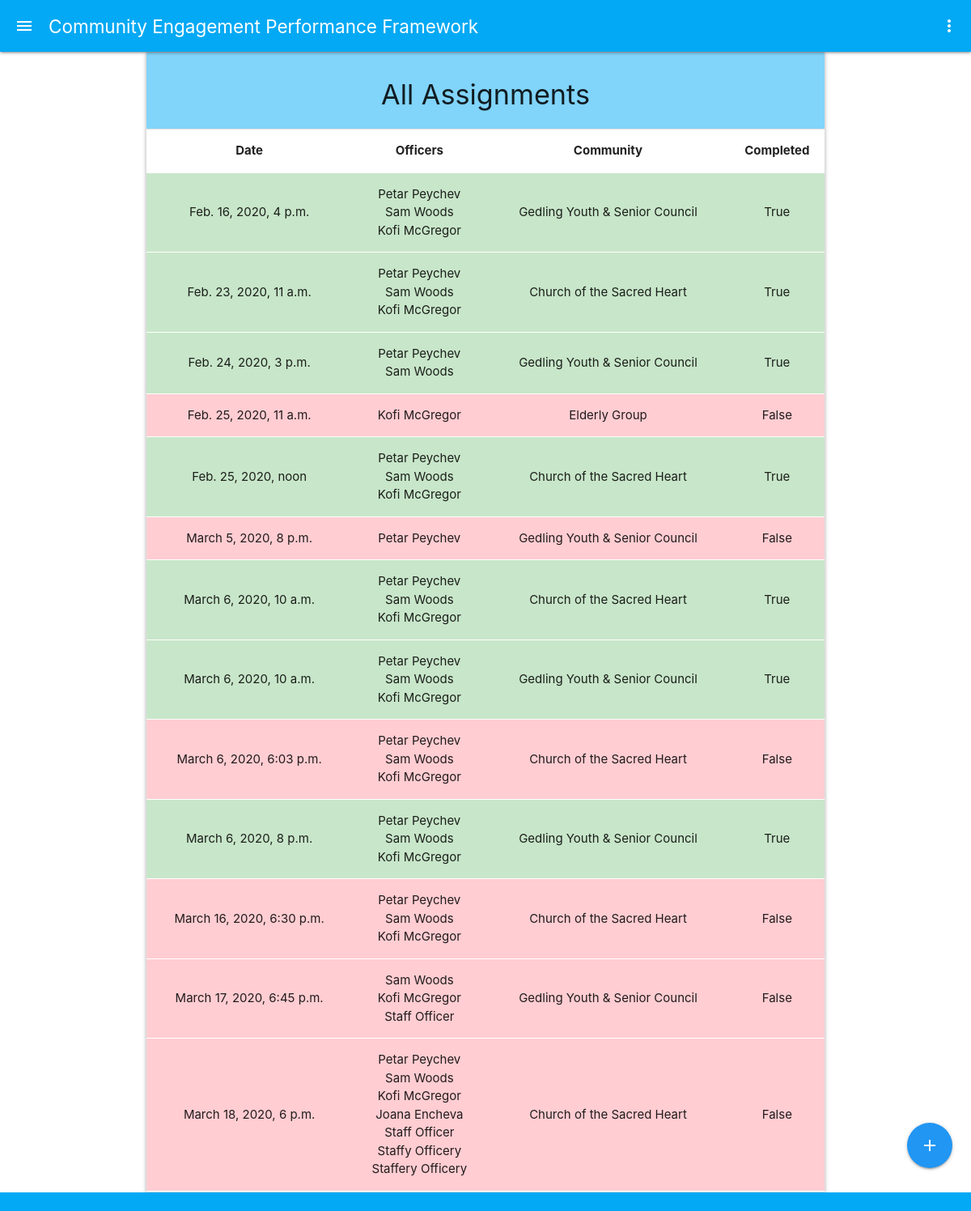
Screenshot of /assignments (signed in) with the database file from the repository.
### cepf/models.py (models this page shows, shortened)
class Appointment(models.Model):
    date = models.DateTimeField()
    officers = models.ManyToManyField(Officer)
    community = models.ForeignKey(Community, on_delete=models.CASCADE)
    is_completed = models.BooleanField(default=False)
    feedback = models.ForeignKey(Feedback, on_delete=models.SET_NULL, null=True)
    notes = models.TextField(default='')
    class Meta:
        db_table= 'Appointment'
        verbose_name_plural = 'Appointment'

class Officer(AbstractUser):
    class Meta:
        db_table = 'Officer'
        verbose_name_plural = 'Officer'

class Community(models.Model):
    name = models.CharField(max_length=50)
    type = models.CharField(max_length=50)
    location = models.CharField(max_length=100)
    communication_channel = models.CharField(max_length=50)
    engagement_period = models.CharField(max_length=5)
    engagement_period_multipler = models.IntegerField()
    class Meta:
        db_table = 'Community'
        verbose_name_plural = 'Community'

### cepf/views.py (the view)
# urls.py: path('assignments', views.assignments, name='assignments'),
@login_required(login_url='/auth/login/')
@staff_member_required
def assignments(request):
    items = Appointment.objects.all().order_by('date')
    return render(request, 'assignments.html', {'items': items})

### templates/assignments.html (shortened to what this page needs)
{% extends 'base.html' %}
{% load static %}
{% block head %}
<link rel="stylesheet" href="{% static 'css/assignments.css' %}">
{% endblock %}
{% block content %}
<main>
        <div class="container">
                <ul class="collapsible collection with-header">
                        <li class="collection-header light-blue lighten-3">
                                <h4 class="center-align">
                                        All Assignments
                                </h4>
                        </li>
                        <li class="scrollable">
                                <table class="striped centered">
                                        <thead>
                                                <tr>
                                                <th>Date</th>
                                                <th>Officers</th>
                                                <th>Community</th>
                                                <th>Completed</th>
                                                </tr>
                                        </thead>
                                        <tbody>
                                                {% for item in items %}
                                                {% if item.is_completed %}
                                                <tr style="background-color: #c8e6c9;">
                                                {% else %}
                                                <tr style="background-color: #ffcdd2;">
                                                {% endif %}
                                                        <td>{{ item.date }}</td>
                                                        <td>
                                                                {% for officer in item.officers.all %}
                                                                {{ officer.first_name }} {{ officer.last_name }} <br>
                                                                {% endfor %}
                                                        </td>
                                                        <td>{{ item.community.name }}</td>
                                                        <td>{{ item.is_completed }}</td>
                                                </tr>
                                                {% endfor %}
                                        </tbody>
                                </table>
                        </li>
                </ul>
        </div>
        <div class="fixed-action-btn">
                <a href="{% url 'assign' %}" class="btn-floating blue btn-large" id="add-button">
                <i class="material-icons">add</i>
                </a>
        </div>
</main>
{% endblock %}

### static/css/base.css (style rules this page uses)
main { margin-top: 30px; margin-bottom: 23px; }
.scrollable { overflow: auto !important; }

### static/css/assignments.css (style rules this page uses)
#add-button { bottom: 30px; }
main { margin-top: 0px; }
.collapsible { margin-top: 0px; }
tr { border-bottom: 1px solid white !important; }

### rows the page displays
Appointment: date "Feb. 16, 2020, 4 p.m.", community.name "Gedling Youth & Senior Council", is_completed "True"
Officer: first_name "Petar", last_name "Peychev"
Officer: first_name "Sam", last_name "Woods"
Officer: first_name "Kofi", last_name "McGregor"
Appointment: date "Feb. 23, 2020, 11 a.m.", community.name "Church of the Sacred Heart", is_completed "True"
Appointment: date "Feb. 24, 2020, 3 p.m.", community.name "Gedling Youth & Senior Council", is_completed "True"
Appointment: date "Feb. 25, 2020, 11 a.m.", community.name "Elderly Group", is_completed "False"
Appointment: date "Feb. 25, 2020, noon", community.name "Church of the Sacred Heart", is_completed "True"
Appointment: date "March 5, 2020, 8 p.m.", community.name "Gedling Youth & Senior Council", is_completed "False"
Appointment: date "March 6, 2020, 10 a.m.", community.name "Church of the Sacred Heart", is_completed "True"
Appointment: date "March 6, 2020, 10 a.m.", community.name "Gedling Youth & Senior Council", is_completed "True"
Appointment: date "March 6, 2020, 6:03 p.m.", community.name "Church of the Sacred Heart", is_completed "False"
Appointment: date "March 6, 2020, 8 p.m.", community.name "Gedling Youth & Senior Council", is_completed "True"
Appointment: date "March 16, 2020, 6:30 p.m.", community.name "Church of the Sacred Heart", is_completed "False"
Appointment: date "March 17, 2020, 6:45 p.m.", community.name "Gedling Youth & Senior Council", is_completed "False"
Officer: first_name "Staff", last_name "Officer"
Appointment: date "March 18, 2020, 6 p.m.", community.name "Church of the Sacred Heart", is_completed "False"
Officer: first_name "Joana", last_name "Encheva"
Officer: first_name "Staffy", last_name "Officery"
Officer: first_name "Staffery", last_name "Officery"
